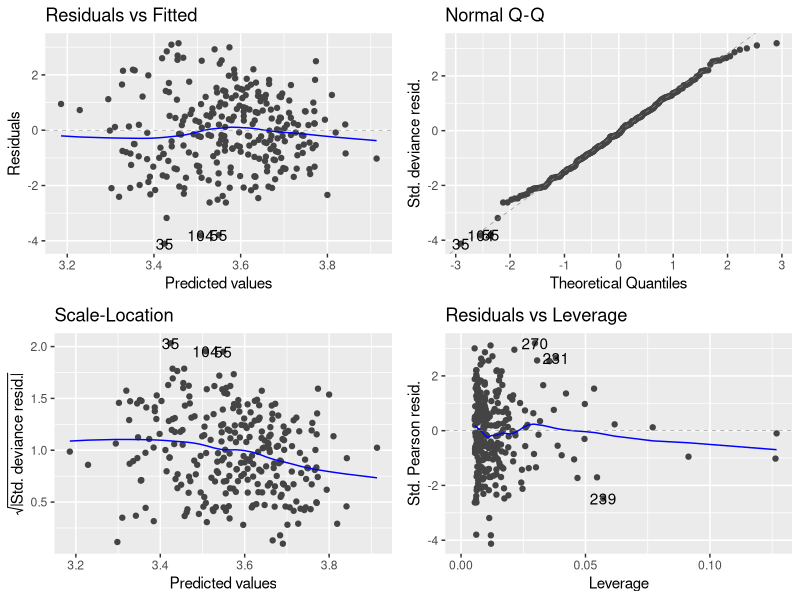
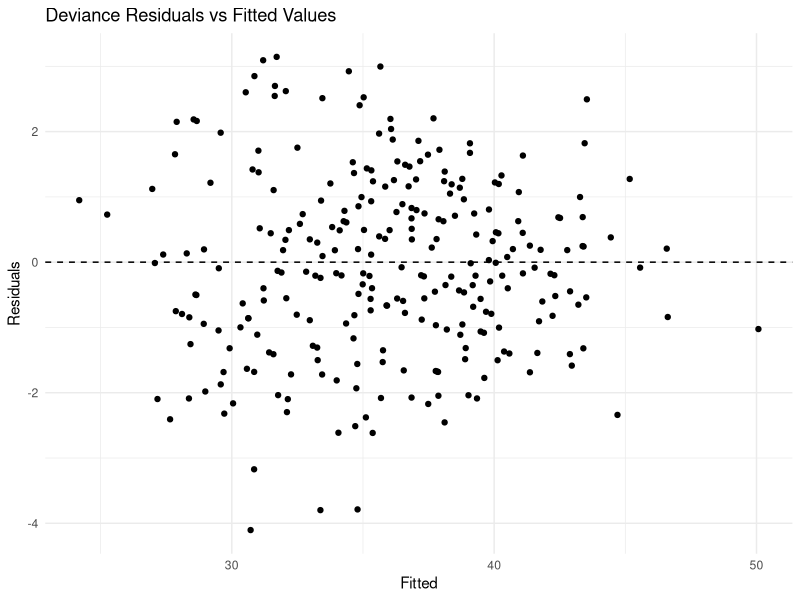
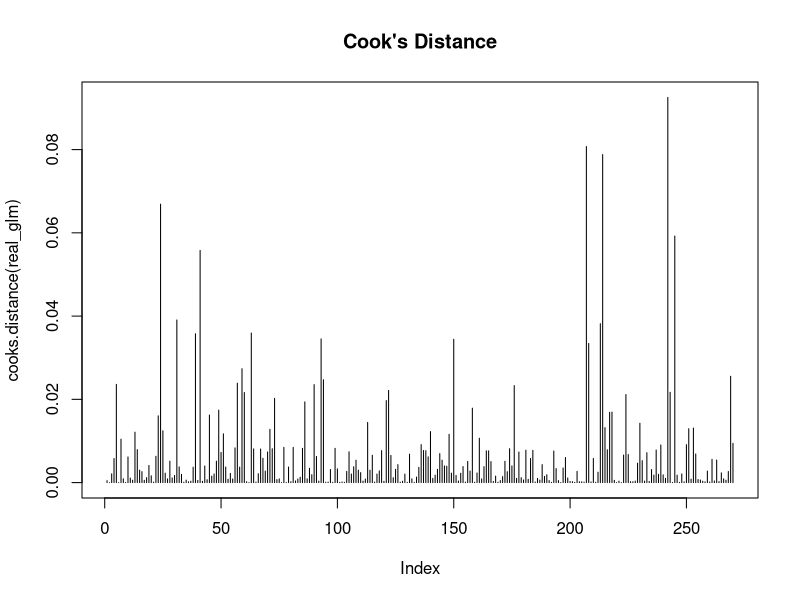

Source code (R) for these figures, in order:
#Residual Diagnosis of GLM model with real data 

library(readxl)
library(dplyr)
library(ggplot2)
library(ggfortify)

data <- read.csv("CompleteTeamData.csv")
#Lagged ROW column 
data <- data %>% 
  arrange(Team, Year) %>%
  group_by(Team) %>%
  mutate(ROW_prev_actual = lag(ROW)) %>%
  ungroup()

#REAL GLM MODEL:
real_glm <- glm(
  ROW ~ poly(RawGini,2) + ROW_prev_actual,
  family = poisson(link = "log"),
  data = data
)
summary(real_glm)
autoplot(real_glm)
cov2cor(vcov(real_glm))

update(real_glm, .~ . - poly(RawGini,2))
anova(real_glm)
anova(update(real_glm, .~ROW_prev_actual+poly(RawGini,2)))

#DEVIANCE RESIDUALS: 
res <- residuals(real_glm, type = "deviance")
fitted_vals <- fitted(real_glm)

ggplot(data.frame(Fitted = fitted_vals, Residuals = res), aes(x = Fitted, y = Residuals)) +
  geom_point() +
  geom_hline(yintercept = 0, linetype = "dashed") +
  theme_minimal() +
  labs(title = "Deviance Residuals vs Fitted Values")

#VALIDITY CHECKS: 

#Overdispersion: 
summary(real_glm)$deviance / summary(real_glm)$df.residual
#Influence:
influence_measures <- influence.measures(real_glm)
summary(influence_measures)
plot(cooks.distance(real_glm), type = "h", main = "Cook's Distance")
